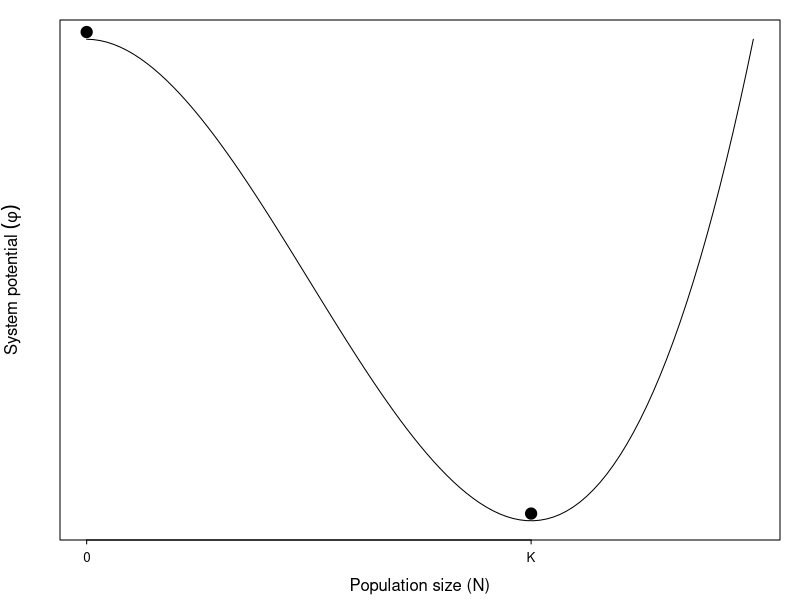
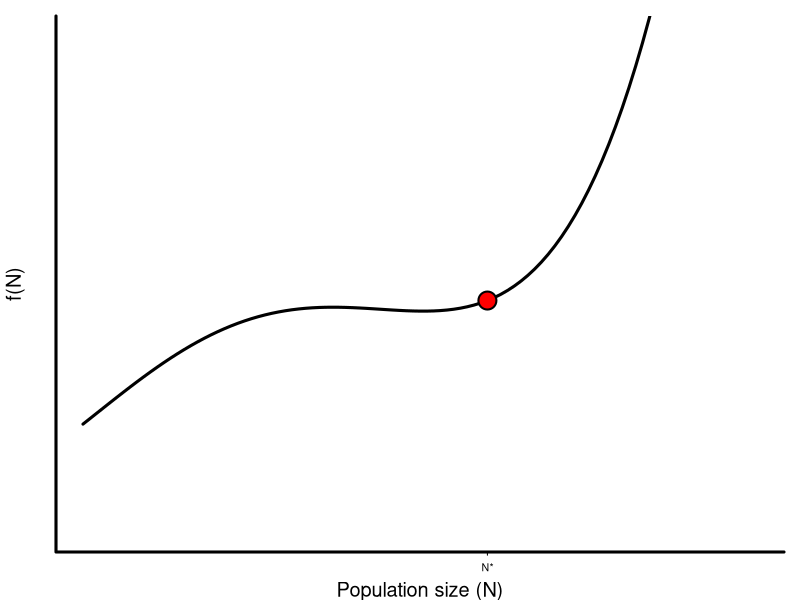
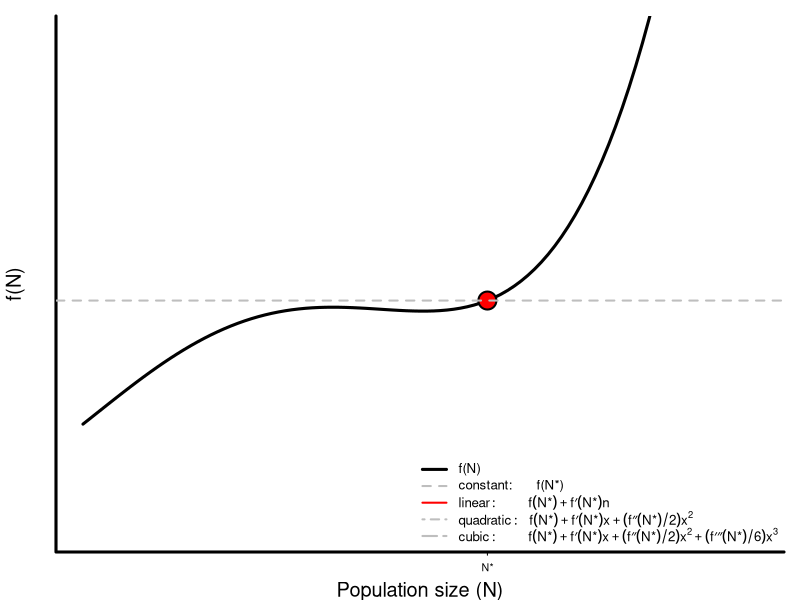
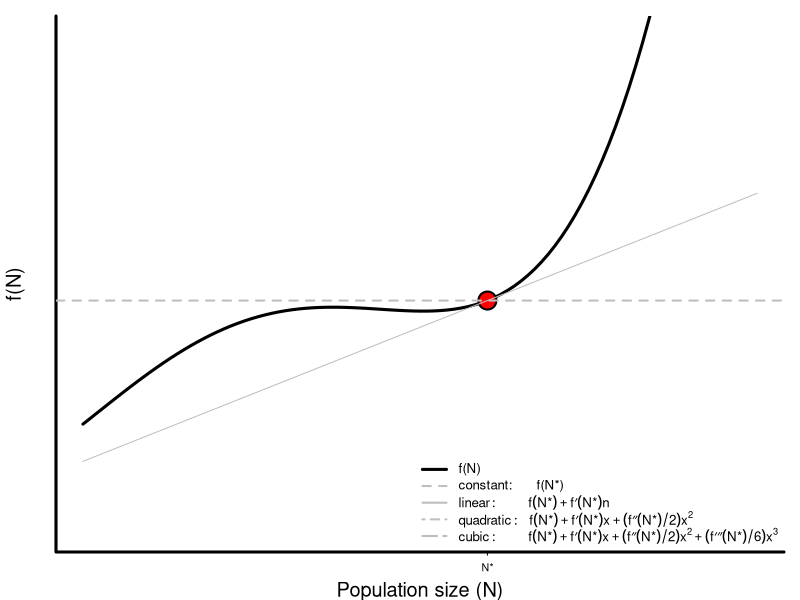
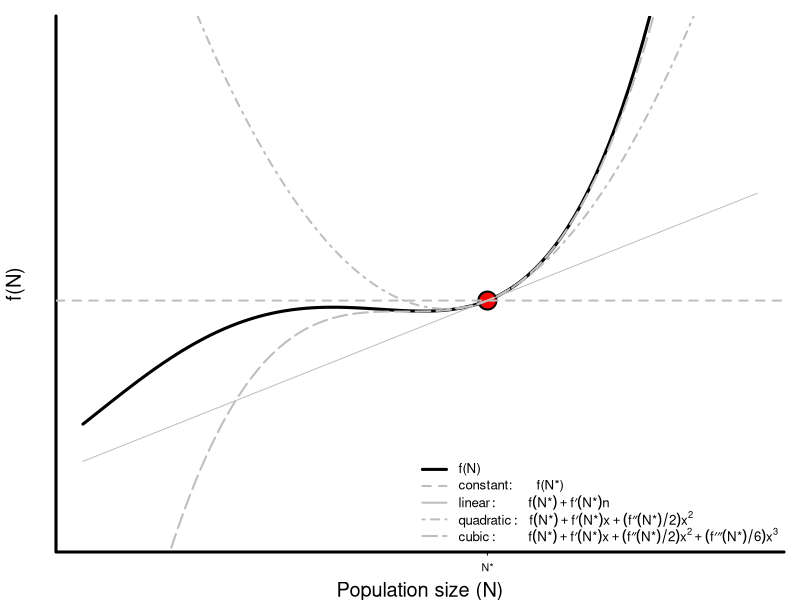
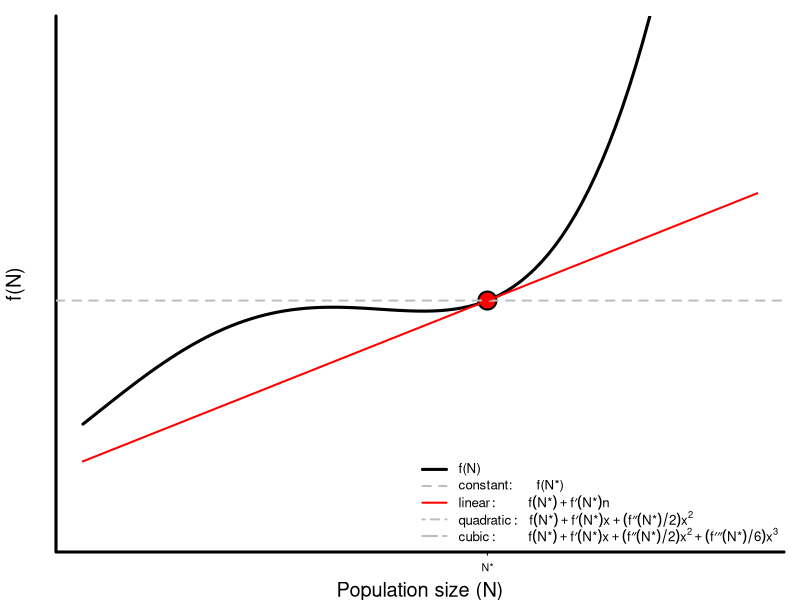

These charts were generated, in order, by the following R code:
## ---- chunk 1
# install.packages('deSolve', dependencies = TRUE) # use to install if needed
library(deSolve)
## ---- chunk 2
par(mar = c(3, 3, 1, 1),
    las = 1,
    cex.axis = 0.8,
    mgp = c(2, 0.3, 0),
    tcl = -0.2,
    mfrow = c(1,1))

# System potential continuous logistic
phi <- function(x){ - r * ( (x^2 / 2) - (x^3 / (3 * K) ) ) }

r = 1
K = 10

curve(phi, 0, 15,
      axes = FALSE,
      ann = FALSE)
box(lwd = 1)
title( ylab = expression(paste('System potential ', (italic(phi)))),
       xlab = 'Population size (N)',
       line = 1.75)
axis(1, at = c(0, K), labels = c(0, 'K'))
points(c(0, K), 
       c(phi(0), phi(K)) + 0.25,
       cex = 1.5,
       pch = 19)

## ---- chunk 3
###############################
# Taylor expansion example
##########################

pfunc <- function(x) {
  a + 
    b * x + 
      c * x ^ 2 + 
        d * x ^ 3 + 
          e * x ^ 4
}
a = -1
b = 3.24
c = 5.23
d = 2.8
e = 0.38


par(
  mar = c(3, 3.5, 1, 1),
  lwd = 2,
  cex = 0.8,
  las = 1,
  bty = "l",
  mgp = c(2, 0.4, 0),
  cex.lab = 1.5
)

x <- seq(-3, 2, 1)
curve(
  pfunc(x),
  xlim = c(-3, 2),
  ylim = c(-15, 15),
  lwd = 3,
  xlab = 'Population size (N)',
  ylab = "f(N)",
  axes = FALSE
)
box(lwd = 3)
axis(1, at = 0, label = 'N*', cex = 2)
points(
  0,
  a,
  pch = 21,
  lwd = 2,
  cex = 3,
  bg = "red"
)


## ---- chunk 4
###############################
# Taylor expansion example
##########################

pfunc <- function(x) {
  a + 
    b * x + 
      c * x ^ 2 + 
        d * x ^ 3 + 
          e * x ^ 4
}
a = -1
b = 3.24
c = 5.23
d = 2.8
e = 0.38


par(
  mar = c(3, 3.5, 1, 1),
  lwd = 2,
  cex = 0.8,
  las = 1,
  bty = "l",
  mgp = c(2, 0.4, 0),
  cex.lab = 1.5
)

x <- seq(-3, 2, 1)
curve(
  pfunc(x),
  xlim = c(-3, 2),
  ylim = c(-15, 15),
  lwd = 3,
  xlab = 'Population size (N)',
  ylab = "f(N)",
  axes = FALSE
)
box(lwd = 3)
axis(1, at = 0, label = 'N*', cex = 2)
points(
  0,
  a,
  pch = 21,
  lwd = 2,
  cex = 3,
  bg = "red"
)

# ~~~~~~~~~~~~~~~~~~~


legend(
  "bottomright",
  c(
    "f(N)",
    "constant:      f(N*)",
    expression(
      linear: ~  ~  ~  ~  ~  ~  ~  ~  ~  ~ 
        f("N*") + 
          f * minute("N*") * n),
    expression(
      quadratic: ~  ~  ~ 
        f("N*") + 
          f * minute("N*") * x + 
           (f * second("N*") / 2) * x ^ 2),
    expression(
      cubic: ~  ~  ~  ~  ~  ~  ~  ~  ~  ~ 
        f("N*") + 
          f * minute("N*") * x + 
            (f * second("N*") / 2) * x ^ 2 + 
              (f * minute * second("N*") / 6) * x ^ 3
    )
  ),
  lty = c(1, 2, 1, 4, 5),
  lwd = c(3, rep(2, 4)),
  cex = 1,
  bty = "n",
  col = c('black', 'grey', 'red', 'grey', 'grey')
)


# ~~~~~~~~~~~~~~~~~~~

abline(h = a,
       lty = 2,
       col = 'grey',
       lwd = 2)


## ---- chunk 5
###############################
# Taylor expansion example
##########################

pfunc <- function(x) {
  a + 
    b * x + 
      c * x ^ 2 + 
        d * x ^ 3 + 
          e * x ^ 4
}
a = -1
b = 3.24
c = 5.23
d = 2.8
e = 0.38


par(
  mar = c(3, 3.5, 1, 1),
  lwd = 2,
  cex = 0.8,
  las = 1,
  bty = "l",
  mgp = c(2, 0.4, 0),
  cex.lab = 1.5
)

x <- seq(-3, 2, 1)
curve(
  pfunc(x),
  xlim = c(-3, 2),
  ylim = c(-15, 15),
  lwd = 3,
  xlab = 'Population size (N)',
  ylab = "f(N)",
  axes = FALSE
)
box(lwd = 3)
axis(1, at = 0, label = 'N*', cex = 2)
points(
  0,
  a,
  pch = 21,
  lwd = 2,
  cex = 3,
  bg = "red"
)

# ~~~~~~~~~~~~~~~~~~~


legend(
  "bottomright",
  c(
    "f(N)",
    "constant:      f(N*)",
    expression(
      linear: ~  ~  ~  ~  ~  ~  ~  ~  ~  ~ 
        f("N*") + 
          f * minute("N*") * n),
    expression(
      quadratic: ~  ~  ~ 
        f("N*") + 
          f * minute("N*") * x + 
           (f * second("N*") / 2) * x ^ 2),
    expression(
      cubic: ~  ~  ~  ~  ~  ~  ~  ~  ~  ~ 
        f("N*") + 
          f * minute("N*") * x + 
            (f * second("N*") / 2) * x ^ 2 + 
              (f * minute * second("N*") / 6) * x ^ 3
    )
  ),
  lty = c(1, 2, 1, 4, 5),
  lwd = c(3, rep(2, 4)),
  cex = 1,
  bty = "n",
  col = c('black', 'grey', 'grey', 'grey', 'grey')
)


# ~~~~~~~~~~~~~~~~~~~

abline(h = a,
       lty = 2,
       col = 'grey',
       lwd = 2)


curve(
  a + b * x,
  lty = 1,
  add = TRUE,
  col = 'grey',
  lwd = 1,
  lend = 2
)




## ---- chunk 6
###############################
# Taylor expansion example
##########################

pfunc <- function(x) {
  a + 
    b * x + 
      c * x ^ 2 + 
        d * x ^ 3 + 
          e * x ^ 4
}
a = -1
b = 3.24
c = 5.23
d = 2.8
e = 0.38


par(
  mar = c(3, 3.5, 1, 1),
  lwd = 2,
  cex = 0.8,
  las = 1,
  bty = "l",
  mgp = c(2, 0.4, 0),
  cex.lab = 1.5
)

x <- seq(-3, 2, 1)
curve(
  pfunc(x),
  xlim = c(-3, 2),
  ylim = c(-15, 15),
  lwd = 3,
  xlab = 'Population size (N)',
  ylab = "f(N)",
  axes = FALSE
)
box(lwd = 3)
axis(1, at = 0, label = 'N*', cex = 2)
points(
  0,
  a,
  pch = 21,
  lwd = 2,
  cex = 3,
  bg = "red"
)

# ~~~~~~~~~~~~~~~~~~~


legend(
  "bottomright",
  c(
    "f(N)",
    "constant:      f(N*)",
    expression(
      linear: ~  ~  ~  ~  ~  ~  ~  ~  ~  ~ 
        f("N*") + 
          f * minute("N*") * n),
    expression(
      quadratic: ~  ~  ~ 
        f("N*") + 
          f * minute("N*") * x + 
           (f * second("N*") / 2) * x ^ 2),
    expression(
      cubic: ~  ~  ~  ~  ~  ~  ~  ~  ~  ~ 
        f("N*") + 
          f * minute("N*") * x + 
            (f * second("N*") / 2) * x ^ 2 + 
              (f * minute * second("N*") / 6) * x ^ 3
    )
  ),
  lty = c(1, 2, 1, 4, 5),
  lwd = c(3, rep(2, 4)),
  cex = 1,
  bty = "n",
  col = c('black', 'grey', 'grey', 'grey', 'grey')
)


# ~~~~~~~~~~~~~~~~~~~

abline(h = a,
       lty = 2,
       col = 'grey',
       lwd = 2)


curve(
  a + b * x,
  lty = 1,
  add = TRUE,
  col = 'grey',
  lwd = 1,
  lend = 2
)


curve(
  a + b * x + c * x ^ 2,
  lty = 4,
  add = TRUE,
  col = 'grey',
  lwd = 2
)


curve(
  a + b * x + c * x ^ 2 + d * x ^ 3,
  lty = 5,
  add = TRUE,
  col = 'grey',
  lwd = 2
)

## ---- chunk 7
###############################
# Taylor expansion example
##########################

pfunc <- function(x) {
  a + 
    b * x + 
      c * x ^ 2 + 
        d * x ^ 3 + 
          e * x ^ 4
}
a = -1
b = 3.24
c = 5.23
d = 2.8
e = 0.38


par(
  mar = c(3, 3.5, 1, 1),
  lwd = 2,
  cex = 0.8,
  las = 1,
  bty = "l",
  mgp = c(2, 0.4, 0),
  cex.lab = 1.5
)

x <- seq(-3, 2, 1)
curve(
  pfunc(x),
  xlim = c(-3, 2),
  ylim = c(-15, 15),
  lwd = 3,
  xlab = 'Population size (N)',
  ylab = "f(N)",
  axes = FALSE
)
box(lwd = 3)
axis(1, at = 0, label = 'N*', cex = 2)
points(
  0,
  a,
  pch = 21,
  lwd = 2,
  cex = 3,
  bg = "red"
)

# ~~~~~~~~~~~~~~~~~~~


legend(
  "bottomright",
  c(
    "f(N)",
    "constant:      f(N*)",
    expression(
      linear: ~  ~  ~  ~  ~  ~  ~  ~  ~  ~ 
        f("N*") + 
          f * minute("N*") * n),
    expression(
      quadratic: ~  ~  ~ 
        f("N*") + 
          f * minute("N*") * x + 
           (f * second("N*") / 2) * x ^ 2),
    expression(
      cubic: ~  ~  ~  ~  ~  ~  ~  ~  ~  ~ 
        f("N*") + 
          f * minute("N*") * x + 
            (f * second("N*") / 2) * x ^ 2 + 
              (f * minute * second("N*") / 6) * x ^ 3
    )
  ),
  lty = c(1, 2, 1, 4, 5),
  lwd = c(3, rep(2, 4)),
  cex = 1,
  bty = "n",
  col = c('black', 'grey', 'red', 'grey', 'grey')
)


# ~~~~~~~~~~~~~~~~~~~

abline(h = a,
       lty = 2,
       col = 'grey',
       lwd = 2)


curve(
  a + b * x,
  lty = 1,
  add = TRUE,
  col = 'red',
  lwd = 2,
  lend = 2
)
